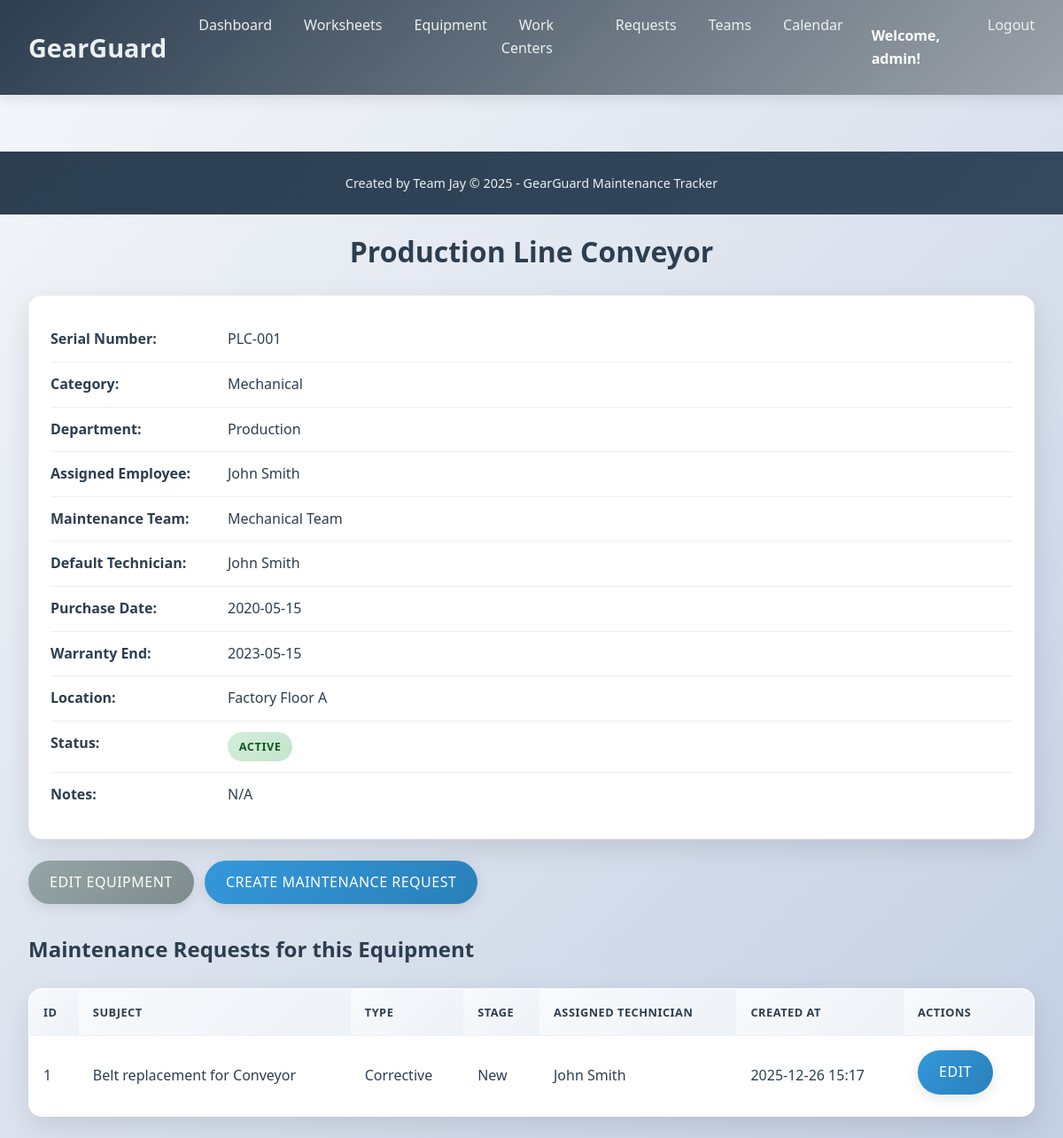
Screenshot of /equipment/1 (signed in) with the database file from the repository.
### models.py (models this page shows, shortened)
class User(db.Model):
    __tablename__ = 'users'
    id = db.Column(db.Integer, primary_key=True)
    username = db.Column(db.String(80), unique=True, nullable=False)
    email = db.Column(db.String(120), unique=True, nullable=False)
    password_hash = db.Column(db.String(120), nullable=False)
    role = db.Column(db.String(20), default='user')  # admin, manager, user
    created_at = db.Column(db.DateTime, default=datetime.utcnow)

class Equipment(db.Model):
    __tablename__ = 'equipment'
    id = db.Column(db.Integer, primary_key=True)
    name = db.Column(db.String(100), nullable=False)
    serial_number = db.Column(db.String(100), unique=True, nullable=False)
    category = db.Column(db.String(50), nullable=False)  # Mechanical / Electrical / IT
    department = db.Column(db.String(50), nullable=False)  # Production / Admin / IT
    assigned_employee = db.Column(db.String(100))
    maintenance_team_id = db.Column(db.Integer, db.ForeignKey('maintenance_teams.id'))
    default_technician = db.Column(db.String(100))
    purchase_date = db.Column(db.Date)
    warranty_end = db.Column(db.Date)
    location = db.Column(db.String(100))
    status = db.Column(db.String(20), default='Active')  # Active / Scrapped
    notes = db.Column(db.Text)
    maintenance_team = db.relationship('MaintenanceTeam', backref='equipment_list')

class MaintenanceTeam(db.Model):
    __tablename__ = 'maintenance_teams'
    id = db.Column(db.Integer, primary_key=True)
    name = db.Column(db.String(100), nullable=False)
    members = db.Column(db.Text)  # Comma-separated list of technician names

class MaintenanceRequest(db.Model):
    __tablename__ = 'maintenance_requests'
    id = db.Column(db.Integer, primary_key=True)
    subject = db.Column(db.String(200), nullable=False)
    request_type = db.Column(db.String(20), nullable=False)  # Corrective / Preventive
    equipment_id = db.Column(db.Integer, db.ForeignKey('equipment.id'))  # Nullable to allow work center requests
    workcenter_id = db.Column(db.Integer, db.ForeignKey('workcenters.id'))  # Nullable to allow equipment requests
    category = db.Column(db.String(50))
    maintenance_team_id = db.Column(db.Integer, db.ForeignKey('maintenance_teams.id'))
    assigned_technician = db.Column(db.String(100))
    scheduled_date = db.Column(db.DateTime)
    duration_hours = db.Column(db.Float)
    stage = db.Column(db.String(20), default='New')  # New / In Progress / Repaired / Scrap
    created_at = db.Column(db.DateTime, default=datetime.utcnow)
    equipment = db.relationship('Equipment', backref='maintenance_requests')
    workcenter = db.relationship('WorkCenter', backref='maintenance_requests')
    maintenance_team = db.relationship('MaintenanceTeam', backref='maintenance_requests')

### app.py (the view)
@app.route('/equipment/<int:id>')
@login_required
def equipment_detail(id):
    equip = Equipment.query.get_or_404(id)
    requests = MaintenanceRequest.query.filter_by(equipment_id=id).all()
    return render_template('equipment_detail.html', equipment=equip, requests=requests)

### app.py (called while the page is built)
@app.context_processor
def inject_now():
    return {'now': dt.utcnow}

def login_required(f):
    @wraps(f)
    def decorated_function(*args, **kwargs):
        if 'user_id' not in session:
            flash('Please log in to access this page.', 'error')
            return redirect(url_for('login'))
        return f(*args, **kwargs)
    return decorated_function

@app.context_processor
def inject_user():
    user_id = session.get('user_id')
    if user_id:
        user = User.query.get(user_id)
        return {'current_user': user}
    return {'current_user': None}

### templates/equipment_detail.html (shortened to what this page needs)
<!DOCTYPE html>
<html lang="en">
<head>
    <link rel="stylesheet" href="{{ url_for('static', filename='style.css') }}">
</head>
<body>
    {% include 'base.html' %}
    <div class="container">
        <h1>{{ equipment.name }}</h1>
        <div class="equipment-details">
            <div class="detail-row">
                <strong>Serial Number:</strong>
                <span>{{ equipment.serial_number }}</span>
            </div>
            <div class="detail-row">
                <strong>Category:</strong>
                <span>{{ equipment.category }}</span>
            </div>
            <div class="detail-row">
                <strong>Department:</strong>
                <span>{{ equipment.department }}</span>
            </div>
            <div class="detail-row">
                <strong>Assigned Employee:</strong>
                <span>{{ equipment.assigned_employee or 'N/A' }}</span>
            </div>
            <div class="detail-row">
                <strong>Maintenance Team:</strong>
                <span>{{ equipment.maintenance_team.name if equipment.maintenance_team else 'N/A' }}</span>
            </div>
            <div class="detail-row">
                <strong>Default Technician:</strong>
                <span>{{ equipment.default_technician or 'N/A' }}</span>
            </div>
            <div class="detail-row">
                <strong>Purchase Date:</strong>
                <span>{{ equipment.purchase_date.strftime('%Y-%m-%d') if equipment.purchase_date else 'N/A' }}</span>
            </div>
            <div class="detail-row">
                <strong>Warranty End:</strong>
                <span>{{ equipment.warranty_end.strftime('%Y-%m-%d') if equipment.warranty_end else 'N/A' }}</span>
            </div>
            <div class="detail-row">
                <strong>Location:</strong>
                <span>{{ equipment.location or 'N/A' }}</span>
            </div>
            <div class="detail-row">
                <strong>Status:</strong>
                <span class="status {{ equipment.status.lower() }}">{{ equipment.status }}</span>
            </div>
            <div class="detail-row">
                <strong>Notes:</strong>
                <span>{{ equipment.notes or 'N/A' }}</span>
            </div>
        </div>
        <div class="equipment-actions">
            <a href="{{ url_for('edit_equipment', id=equipment.id) }}" class="btn btn-secondary">Edit Equipment</a>
            <a href="{{ url_for('create_request') }}?equipment_id={{ equipment.id }}" class="btn btn-primary">Create Maintenance Request</a>
        </div>
        <h2>Maintenance Requests for this Equipment</h2>
        {% if requests %}
        <table class="table">
            <thead>
                <tr>
                    <th>ID</th>
                    <th>Subject</th>
                    <th>Type</th>
                    <th>Stage</th>
                    <th>Assigned Technician</th>
                    <th>Created At</th>
                    <th>Actions</th>
                </tr>
            </thead>
            <tbody>
                {% for request in requests %}
                <tr>
                    <td>{{ request.id }}</td>
                    <td>{{ request.subject }}</td>
                    <td>{{ request.request_type }}</td>
                    <td>{{ request.stage }}</td>
                    <td>{{ request.assigned_technician or 'Unassigned' }}</td>
                    <td>{{ request.created_at.strftime('%Y-%m-%d %H:%M') if request.created_at else 'N/A' }}</td>
                    <td>
                        <a href="{{ url_for('edit_request', id=request.id) }}" class="btn btn-info">Edit</a>
                    </td>
                </tr>
                {% endfor %}
            </tbody>
        </table>
        {% else %}
        <p>No maintenance requests for this equipment yet.</p>
        {% endif %}
    </div>
</body>
</html>

### templates/base.html (shortened to what this page needs)
<!DOCTYPE html>
<html lang="en">
<head>
    <link rel="stylesheet" href="{{ url_for('static', filename='style.css') }}">
</head>
<body>
    <nav class="navbar">
        <div class="nav-container">
            <div class="nav-logo">
                <a href="{% if current_user %}{{ url_for('dashboard') }}{% else %}{{ url_for('login') }}{% endif %}"> GearGuard</a>
            </div>
            <ul class="nav-menu">
                {% if current_user %}
                <li class="nav-item">
                    <a href="{{ url_for('dashboard') }}" class="nav-link">Dashboard</a>
                </li>
                <li class="nav-item">
                    <a href="{{ url_for('worksheets') }}" class="nav-link">Worksheets</a>
                </li>
                <li class="nav-item">
                    <a href="{{ url_for('equipment_list') }}" class="nav-link">Equipment</a>
                </li>
                <li class="nav-item">
                    <a href="{{ url_for('workcenters_list') }}" class="nav-link">Work Centers</a>
                </li>
                <li class="nav-item">
                    <a href="{{ url_for('maintenance_requests') }}" class="nav-link">Requests</a>
                </li>
                <li class="nav-item">
                    <a href="{{ url_for('teams_list') }}" class="nav-link">Teams</a>
                </li>
                <li class="nav-item">
                    <a href="{{ url_for('calendar_view') }}" class="nav-link">Calendar</a>
                </li>
                <li class="nav-item">
                    <span class="nav-user">Welcome, {{ current_user.username }}!</span>
                </li>
                <li class="nav-item">
                    <a href="{{ url_for('logout') }}" class="nav-link">Logout</a>
                </li>
                {% endif %}
            </ul>
        </div>
    </nav>
    <main>
    </main>
    <footer class="footer">
        <div class="footer-content">
            <p>Created by Team Jay &copy; 2025 - GearGuard Maintenance Tracker</p>
        </div>
    </footer>
</body>
</html>

### static/style.css (style rules this page uses)
* { margin: 0; padding: 0; box-sizing: border-box; }
body { font-family: 'Segoe UI', Tahoma, Geneva, Verdana, sans-serif; background: linear-gradient(135deg, #f5f7fa 0%, #c3cfe2 100%); color: #2c3e50; line-height: 1.6; min-height: 100vh; }
.navbar { background: linear-gradient(135deg, #2c3e50 0%, #9ca2a9 100%); padding: 1rem 0; box-shadow: 0 4px 15px rgba(0,0,0,0.1); position: sticky; top: 0; z-index: 1000; }
.nav-container { max-width: 1200px; margin: 0 auto; display: flex; justify-content: space-between; align-items: center; padding: 0 2rem; }
.nav-logo a { color: #ecf0f1; font-size: 1.8rem; font-weight: bold; text-decoration: none; transition: color 0.3s ease; }
.nav-menu { display: flex; list-style: none; }
.nav-item { margin-left: 1rem; }
.nav-link { color: #ecf0f1; text-decoration: none; font-weight: 500; transition: all 0.3s ease; padding: 0.75rem 1.25rem; border-radius: 25px; position: relative; overflow: hidden; }
.nav-link::after { content: ''; position: absolute; bottom: 0; left: 50%; width: 0; height: 2px; background: #3498db; transition: all 0.3s ease; transform: translateX(-50%); }
.nav-user { color: white !important; font-weight: bold; padding: 0.75rem 1rem; display: inline-block; }
main { padding: 2rem 0; }
.container { max-width: 1200px; margin: 0 auto; padding: 0 2rem; }
h1 { margin-bottom: 1.5rem; color: #2c3e50; font-size: 2rem; text-align: center; margin-top: 1rem; }
.btn { display: inline-block; padding: 0.75rem 1.5rem; border: none; border-radius: 30px; text-decoration: none; cursor: pointer; font-size: 1rem; font-weight: 500; transition: all 0.3s ease; margin-right: 0.5rem; margin-bottom: 0.5rem; box-shadow: 0 4px 15px rgba(0,0,0,0.1); text-transform: uppercase; letter-spacing: 0.5px; }
.btn-primary { background: linear-gradient(135deg, #3498db 0%, #2980b9 100%); color: white; }
.btn-secondary { background: linear-gradient(135deg, #95a5a6 0%, #7f8c8d 100%); color: white; }
.btn-info { background: linear-gradient(135deg, #3498db 0%, #2980b9 100%); color: white; }
.table { width: 100%; border-collapse: collapse; margin: 1.5rem 0; background-color: white; border-radius: 15px; overflow: hidden; box-shadow: 0 10px 30px rgba(0,0,0,0.1); border: 1px solid rgba(0,0,0,0.05); }
.table th, .table td { padding: 1rem; text-align: left; border-bottom: 1px solid #f0f0f0; }
.table th { background: linear-gradient(135deg, #f8fafc 0%, #edf2f7 100%); font-weight: 600; color: #2c3e50; text-transform: uppercase; font-size: 0.8rem; letter-spacing: 0.5px; }
.status { display: inline-block; padding: 0.4rem 0.8rem; border-radius: 20px; font-size: 0.8rem; font-weight: 600; text-transform: uppercase; letter-spacing: 0.5px; }
.status.active { background: linear-gradient(135deg, #d4edda 0%, #c3e6cb 100%); color: #155724; }
.equipment-details { background: white; border-radius: 15px; padding: 1.5rem; margin: 1.5rem 0; box-shadow: 0 10px 30px rgba(0,0,0,0.1); border: 1px solid rgba(0,0,0,0.05); }
.detail-row { display: flex; padding: 0.75rem 0; border-bottom: 1px solid #eee; }
.detail-row:last-child { border-bottom: none; }
.detail-row strong { width: 200px; display: inline-block; color: #2c3e50; font-weight: 600; }
.equipment-actions { margin: 1.5rem 0; }
.footer { background: linear-gradient(135deg, #2c3e50 0%, #34495e 100%); color: white; text-align: center; padding: 1.5rem 0; margin-top: auto; }
.footer-content p { margin: 0; font-size: 0.9rem; color: #ecf0f1; }

### rows the page displays
User: username "admin"
Equipment: name "Production Line Conveyor", serial_number "PLC-001", category "Mechanical", department "Production", assigned_employee "John Smith", default_technician "John Smith", purchase_date "2020-05-15", warranty_end "2023-05-15", location "Factory Floor A", status "ACTIVE", notes "N/A"
MaintenanceTeam: maintenance_team "Mechanical Team"
MaintenanceRequest: id "1", subject "Belt replacement for Conveyor", request_type "Corrective", stage "New", assigned_technician "John Smith", created_at "2025-12-26 15:17"
